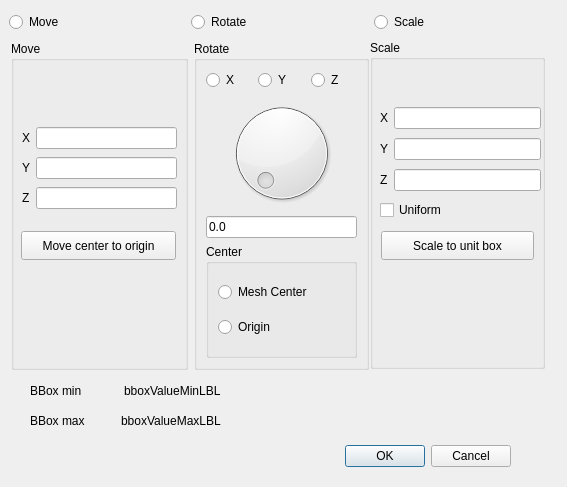
<ui version="4.0" >
 <author></author>
 <comment></comment>
 <exportmacro></exportmacro>
 <class>TransformDialog</class>
 <widget class="QDialog" name="TransformDialog" >
  <property name="geometry" >
   <rect>
    <x>0</x>
    <y>0</y>
    <width>567</width>
    <height>487</height>
   </rect>
  </property>
  <property name="windowTitle" >
   <string>Dialog</string>
  </property>
  <widget class="QWidget" name="layoutWidget_3" >
   <property name="geometry" >
    <rect>
     <x>30</x>
     <y>410</y>
     <width>191</width>
     <height>21</height>
    </rect>
   </property>
   <layout class="QHBoxLayout" >
    <property name="margin" >
     <number>0</number>
    </property>
    <property name="spacing" >
     <number>6</number>
    </property>
    <item>
     <widget class="QLabel" name="bboxMaxLBL" >
      <property name="text" >
       <string>BBox max</string>
      </property>
     </widget>
    </item>
    <item>
     <widget class="QLabel" name="bboxValueMaxLBL" >
      <property name="text" >
       <string>bboxValueMaxLBL</string>
      </property>
     </widget>
    </item>
   </layout>
  </widget>
  <widget class="QWidget" name="layoutWidget" >
   <property name="geometry" >
    <rect>
     <x>30</x>
     <y>440</y>
     <width>481</width>
     <height>33</height>
    </rect>
   </property>
   <layout class="QHBoxLayout" >
    <property name="margin" >
     <number>0</number>
    </property>
    <property name="spacing" >
     <number>6</number>
    </property>
    <item>
     <spacer>
      <property name="orientation" >
       <enum>Qt::Horizontal</enum>
      </property>
      <property name="sizeHint" >
       <size>
        <width>131</width>
        <height>31</height>
       </size>
      </property>
     </spacer>
    </item>
    <item>
     <widget class="QPushButton" name="okButton" >
      <property name="text" >
       <string>OK</string>
      </property>
     </widget>
    </item>
    <item>
     <widget class="QPushButton" name="cancelButton" >
      <property name="text" >
       <string>Cancel</string>
      </property>
     </widget>
    </item>
   </layout>
  </widget>
  <widget class="QWidget" name="layoutWidget" >
   <property name="geometry" >
    <rect>
     <x>9</x>
     <y>9</y>
     <width>541</width>
     <height>27</height>
    </rect>
   </property>
   <layout class="QHBoxLayout" >
    <property name="margin" >
     <number>0</number>
    </property>
    <property name="spacing" >
     <number>6</number>
    </property>
    <item>
     <widget class="QRadioButton" name="isMoveRB" >
      <property name="text" >
       <string>Move</string>
      </property>
     </widget>
    </item>
    <item>
     <widget class="QRadioButton" name="isRotateRB" >
      <property name="text" >
       <string>Rotate</string>
      </property>
     </widget>
    </item>
    <item>
     <widget class="QRadioButton" name="isScaleRB" >
      <property name="text" >
       <string>Scale</string>
      </property>
     </widget>
    </item>
   </layout>
  </widget>
  <widget class="QGroupBox" name="rotateBox" >
   <property name="geometry" >
    <rect>
     <x>194</x>
     <y>41</y>
     <width>175</width>
     <height>329</height>
    </rect>
   </property>
   <property name="title" >
    <string>Rotate</string>
   </property>
   <layout class="QGridLayout" >
    <property name="margin" >
     <number>9</number>
    </property>
    <property name="spacing" >
     <number>6</number>
    </property>
    <item row="3" column="0" >
     <widget class="QGroupBox" name="centerRotateBox" >
      <property name="title" >
       <string>Center</string>
      </property>
      <layout class="QGridLayout" >
       <property name="margin" >
        <number>9</number>
       </property>
       <property name="spacing" >
        <number>6</number>
       </property>
       <item row="0" column="0" >
        <widget class="QRadioButton" name="centerRotateRB" >
         <property name="text" >
          <string>Mesh Center</string>
         </property>
        </widget>
       </item>
       <item row="1" column="0" >
        <widget class="QRadioButton" name="originRotateRB" >
         <property name="text" >
          <string>Origin</string>
         </property>
        </widget>
       </item>
      </layout>
     </widget>
    </item>
    <item row="2" column="0" >
     <widget class="QLineEdit" name="rotateLE" >
      <property name="text" >
       <string>0.0</string>
      </property>
      <property name="maxLength" >
       <number>10</number>
      </property>
     </widget>
    </item>
    <item row="1" column="0" >
     <widget class="QDial" name="rotateDial" >
      <property name="maximum" >
       <number>359</number>
      </property>
      <property name="sliderPosition" >
       <number>0</number>
      </property>
      <property name="orientation" >
       <enum>Qt::Vertical</enum>
      </property>
      <property name="invertedAppearance" >
       <bool>false</bool>
      </property>
      <property name="invertedControls" >
       <bool>false</bool>
      </property>
      <property name="wrapping" >
       <bool>false</bool>
      </property>
      <property name="notchesVisible" >
       <bool>false</bool>
      </property>
     </widget>
    </item>
    <item row="0" column="0" >
     <layout class="QHBoxLayout" >
      <property name="margin" >
       <number>0</number>
      </property>
      <property name="spacing" >
       <number>6</number>
      </property>
      <item>
       <widget class="QRadioButton" name="xAxisRB" >
        <property name="text" >
         <string>X</string>
        </property>
       </widget>
      </item>
      <item>
       <widget class="QRadioButton" name="yAxisRB" >
        <property name="text" >
         <string>Y</string>
        </property>
       </widget>
      </item>
      <item>
       <widget class="QRadioButton" name="zAxisRB" >
        <property name="text" >
         <string>Z</string>
        </property>
       </widget>
      </item>
     </layout>
    </item>
   </layout>
  </widget>
  <widget class="QWidget" name="layoutWidget_2" >
   <property name="geometry" >
    <rect>
     <x>30</x>
     <y>380</y>
     <width>191</width>
     <height>21</height>
    </rect>
   </property>
   <layout class="QHBoxLayout" >
    <property name="margin" >
     <number>0</number>
    </property>
    <property name="spacing" >
     <number>6</number>
    </property>
    <item>
     <widget class="QLabel" name="bboxMinLBL" >
      <property name="text" >
       <string>BBox min</string>
      </property>
     </widget>
    </item>
    <item>
     <widget class="QLabel" name="bboxValueMinLBL" >
      <property name="text" >
       <string>bboxValueMinLBL</string>
      </property>
     </widget>
    </item>
   </layout>
  </widget>
  <widget class="QGroupBox" name="moveBox" >
   <property name="geometry" >
    <rect>
     <x>11</x>
     <y>41</y>
     <width>177</width>
     <height>329</height>
    </rect>
   </property>
   <property name="title" >
    <string>Move</string>
   </property>
   <widget class="QWidget" name="layoutWidget" >
    <property name="geometry" >
     <rect>
      <x>11</x>
      <y>84</y>
      <width>155</width>
      <height>89</height>
     </rect>
    </property>
    <layout class="QGridLayout" >
     <property name="margin" >
      <number>0</number>
     </property>
     <property name="spacing" >
      <number>6</number>
     </property>
     <item row="2" column="1" >
      <widget class="QLineEdit" name="zMoveLE" />
     </item>
     <item row="0" column="1" >
      <widget class="QLineEdit" name="xMoveLE" />
     </item>
     <item row="2" column="0" >
      <widget class="QLabel" name="zMoveLBL" >
       <property name="text" >
        <string>Z</string>
       </property>
       <property name="buddy" >
        <cstring>zMoveLE</cstring>
       </property>
      </widget>
     </item>
     <item row="1" column="1" >
      <widget class="QLineEdit" name="yMoveLE" />
     </item>
     <item row="1" column="0" >
      <widget class="QLabel" name="yMoveLBL" >
       <property name="text" >
        <string>Y</string>
       </property>
       <property name="buddy" >
        <cstring>yMoveLE</cstring>
       </property>
      </widget>
     </item>
     <item row="0" column="0" >
      <widget class="QLabel" name="xMoveLBL" >
       <property name="text" >
        <string>X</string>
       </property>
       <property name="buddy" >
        <cstring>xMoveLE</cstring>
       </property>
      </widget>
     </item>
    </layout>
   </widget>
   <widget class="QPushButton" name="mvCenterOriginPB" >
    <property name="geometry" >
     <rect>
      <x>10</x>
      <y>190</y>
      <width>155</width>
      <height>29</height>
     </rect>
    </property>
    <property name="text" >
     <string>Move center to origin</string>
    </property>
   </widget>
  </widget>
  <widget class="QGroupBox" name="scaleBox" >
   <property name="geometry" >
    <rect>
     <x>370</x>
     <y>40</y>
     <width>175</width>
     <height>329</height>
    </rect>
   </property>
   <property name="title" >
    <string>Scale</string>
   </property>
   <widget class="QWidget" name="layoutWidget" >
    <property name="geometry" >
     <rect>
      <x>10</x>
      <y>64</y>
      <width>161</width>
      <height>119</height>
     </rect>
    </property>
    <layout class="QGridLayout" >
     <property name="margin" >
      <number>0</number>
     </property>
     <property name="spacing" >
      <number>6</number>
     </property>
     <item row="2" column="0" >
      <widget class="QLabel" name="zScaleLBL" >
       <property name="text" >
        <string>Z</string>
       </property>
       <property name="buddy" >
        <cstring>zScaleLE</cstring>
       </property>
      </widget>
     </item>
     <item row="1" column="1" >
      <widget class="QLineEdit" name="yScaleLE" />
     </item>
     <item row="0" column="1" >
      <widget class="QLineEdit" name="xScaleLE" />
     </item>
     <item row="1" column="0" >
      <widget class="QLabel" name="yScaleLBL" >
       <property name="text" >
        <string>Y</string>
       </property>
       <property name="buddy" >
        <cstring>yScaleLE</cstring>
       </property>
      </widget>
     </item>
     <item row="0" column="0" >
      <widget class="QLabel" name="xScaleLBL" >
       <property name="text" >
        <string>X</string>
       </property>
       <property name="buddy" >
        <cstring>xScaleLE</cstring>
       </property>
      </widget>
     </item>
     <item row="2" column="1" >
      <widget class="QLineEdit" name="zScaleLE" />
     </item>
     <item row="3" column="0" colspan="2" >
      <widget class="QCheckBox" name="uniformScaleCB" >
       <property name="text" >
        <string>Uniform</string>
       </property>
      </widget>
     </item>
    </layout>
   </widget>
   <widget class="QPushButton" name="scaleUnitPB" >
    <property name="geometry" >
     <rect>
      <x>11</x>
      <y>191</y>
      <width>153</width>
      <height>29</height>
     </rect>
    </property>
    <property name="text" >
     <string>Scale to unit box</string>
    </property>
   </widget>
  </widget>
 </widget>
 <pixmapfunction></pixmapfunction>
 <tabstops>
  <tabstop>isMoveRB</tabstop>
  <tabstop>isRotateRB</tabstop>
  <tabstop>isScaleRB</tabstop>
  <tabstop>xAxisRB</tabstop>
  <tabstop>yAxisRB</tabstop>
  <tabstop>zAxisRB</tabstop>
  <tabstop>rotateDial</tabstop>
  <tabstop>rotateLE</tabstop>
  <tabstop>xMoveLE</tabstop>
  <tabstop>yMoveLE</tabstop>
  <tabstop>zMoveLE</tabstop>
 </tabstops>
 <resources/>
 <connections/>
</ui>
